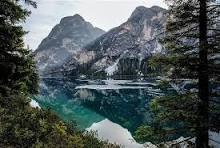
#> input picture images/input.jpg, 220 x 148 px
$ python main.py
#> lines starting #> are read from the running program, lines starting #| are printed output that depends on the picture; after the words box and inside, x2 and y2 are one past the last pixel; in counts of white or black regions, pixels touching at a corner belong together
### filters.py
import numpy as np


def grayscale(image_array):
    red = image_array[:, :, 0]
    green = image_array[:, :, 1]
    blue = image_array[:, :, 2]

    gray = (0.299 * red) + (0.587 * green) + (0.114 * blue)

    return gray.astype(np.uint8)


def negative(image_array):
    return (255 - image_array).astype(np.uint8)


def brightness(image_array, value=40):
    """Apply brightness to an RGB image"""

    bright = image_array.astype(np.int16) + value
    bright = np.clip(bright, 0, 255)
    return bright.astype(np.uint8)

def contrast(image_array, factor=1.5):
    image = image_array.astype(np.float32)
    contrasted = 128 + factor * (image - 128)
    contrasted = np.clip(contrasted, 0, 255)
    return contrasted.astype(np.uint8)


def horizontal_flip(image_array):
    return image_array[:, ::-1, :]


def vertical_flip(image_array):
    return image_array[::-1, :, :]


def rotate_90(image_array):
    return np.rot90(image_array)


def crop(image_array, start_row, end_row, start_col, end_col):
    return image_array[start_row:end_row, start_col:end_col, :]


def threshold(image_array, threshold_value=128):
    red = image_array[:, :, 0]
    green = image_array[:, :, 1]
    blue = image_array[:, :, 2]

    gray = (0.299 * red) + (0.587 * green) + (0.114 * blue)

    black_white = np.where(gray >= threshold_value, 255, 0)

    return black_white.astype(np.uint8)

### processor.py
from filters import (
    grayscale,
    negative,
    brightness,
    contrast,
    horizontal_flip,
    vertical_flip,
    rotate_90,
    crop,
    threshold
)


def apply_filter(filter_name, image_array, **kwargs):
    if filter_name == "grayscale":
        return grayscale(image_array)

    elif filter_name == "negative":
        return negative(image_array)

    elif filter_name == "brightness":
        return brightness(image_array, kwargs.get("value", 40))

    elif filter_name == "contrast":
        return contrast(image_array, kwargs.get("factor", 1.5))

    elif filter_name == "horizontal_flip":
        return horizontal_flip(image_array)

    elif filter_name == "vertical_flip":
        return vertical_flip(image_array)

    elif filter_name == "rotate_90":
        return rotate_90(image_array)

    elif filter_name == "crop":
        return crop(
            image_array,
            kwargs.get("start_row", 20),
            kwargs.get("end_row", 120),
            kwargs.get("start_col", 30),
            kwargs.get("end_col", 180)
        )

    elif filter_name == "threshold":
        return threshold(image_array, kwargs.get("threshold_value", 128))

    else:
        raise ValueError(f"Unknown filter: {filter_name}")

### main.py
import os

import numpy as np
from PIL import Image

from processor import apply_filter

# Function to Save Image
def save_image(array, filename):
    os.makedirs("outputs", exist_ok=True)
    image = Image.fromarray(array)
    image.save(os.path.join("outputs", filename))
    print(f"{filename} saved")


image = Image.open("images/input.jpg").convert("RGB")
#> image is the input picture: PIL image 220x148 RGB; mean R, G, B 78.2, 88.1, 88.6
image_array = np.array(image)

filters_to_apply = [
    ("grayscale", {}),
    ("negative", {}),
    ("brightness", {"value": 40}),
    ("contrast", {"factor": 1.5}),
    ("horizontal_flip", {}),
    ("vertical_flip", {}),
    ("rotate_90", {}),
    ("crop", {
        "start_row": 20,
        "end_row": 120,
        "start_col": 30,
        "end_col": 180
    }),
    ("threshold", {"threshold_value": 128})
]

for filter_name, options in filters_to_apply:
    result = apply_filter(filter_name, image_array, **options)
    save_image(result, f"{filter_name}.jpg")
#> this loop made 9 passes
#> pass 1, in grayscale, `red = image_array[:, :, 0]`:
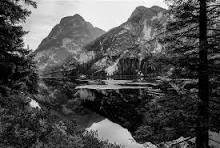
#> red: shape (148, 220); min 0, max 255, mean 78.2
#> pass 1, in grayscale, `green = image_array[:, :, 1]`:
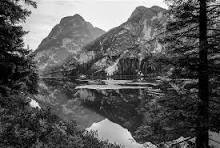
#> green: shape (148, 220); min 0, max 255, mean 88.1
#> pass 1, in grayscale, `blue = image_array[:, :, 2]`:
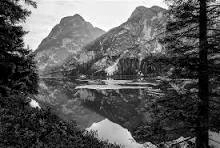
#> blue: shape (148, 220); min 0, max 255, mean 88.6
#> after the loop:
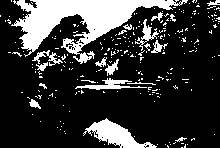
#> result: shape (148, 220); 21.5% white; 254 white regions (236 under 20 px), largest, box (x1, y1, x2, y2) and area: (11, 0, 188, 64) 4141, (83, 118, 157, 148) 902, (75, 78, 147, 90) 305
